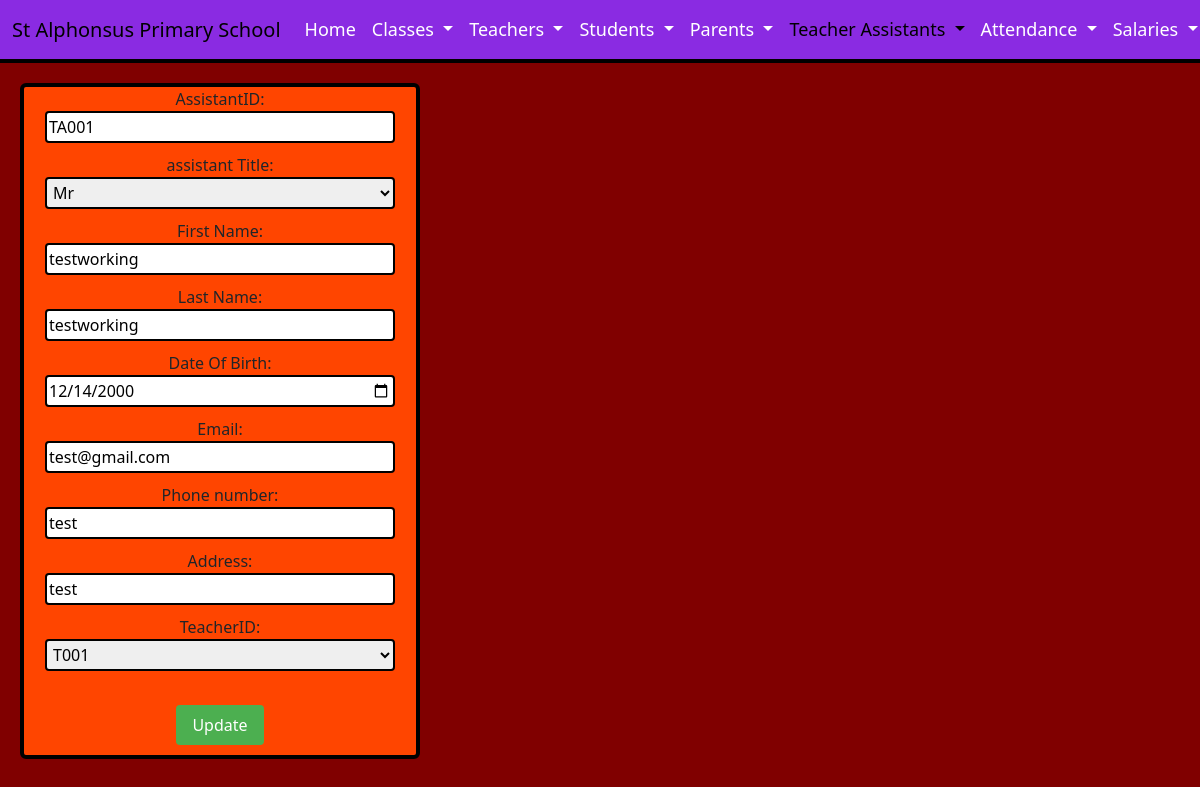
The app's page /DigitalWebsite/EditTeacherAssistantUpdate.php?id=TA001 with its own data.
### tables this page shows
CREATE TABLE `teacherassistants` (
  `assistantID` varchar(50) NOT NULL,
  `assistantTitle` varchar(50) DEFAULT NULL,
  `assistantName` varchar(50) DEFAULT NULL,
  `assistantSurname` varchar(50) DEFAULT NULL,
  `assistantDOB` date DEFAULT NULL,
  `assistantEmail` varchar(100) DEFAULT NULL,
  `assistantPhone` varchar(50) DEFAULT NULL,
  `assistantAddress` varchar(100) DEFAULT NULL,
  `teacherID` varchar(50) DEFAULT NULL,
  `assistantSalary` varchar(50) DEFAULT NULL
);

### DigitalWebsite/EditTeacherAssistantUpdate.php (the view, shortened to what this page needs)
<!DOCTYPE html>
 <html lang="en">
    <head>
      <link href="https://cdn.jsdelivr.net/npm/bootstrap@5.3.2/dist/css/bootstrap.min.css" rel="stylesheet">
    </head>
    <body>
      <nav class="navbar navbar-expand-lg bg-maroon">
        <div class="container-fluid">
          <a class="navbar-brand" href="index.html">St Alphonsus Primary School</a>
          <div class="collapse navbar-collapse" id="navbarNavDropdown">
            <ul class="navbar-nav">
              <li class="nav-item">
                <a class="nav-link" href="index.html">Home</a>
              </li>
              <li class="nav-item dropdown">
                <a class="nav-link dropdown-toggle" href="#" role="button" data-bs-toggle="dropdown" aria-expanded="false">
                  Classes
                </a>
              </li>
              <li class="nav-item dropdown">
                <a class="nav-link dropdown-toggle" href="#" role="button" data-bs-toggle="dropdown" aria-expanded="false">
                  Teachers
                </a>
              </li>
              <li class="nav-item dropdown">
                <a class="nav-link dropdown-toggle" href="#" role="button" data-bs-toggle="dropdown" aria-expanded="false">
                  Students
                </a>
              </li>
              <li class="nav-item dropdown">
                <a class="nav-link dropdown-toggle" href="#" role="button" data-bs-toggle="dropdown" aria-expanded="false">
                  Parents
                </a>
              </li>
              <li class="nav-item dropdown">
                <a class="nav-link dropdown-toggle active" href="#" role="button" data-bs-toggle="dropdown" aria-expanded="false">
                  Teacher Assistants
                </a>
              </li>
              <li class="nav-item dropdown">
                <a class="nav-link dropdown-toggle" href="#" role="button" data-bs-toggle="dropdown" aria-expanded="false">
                  Attendance
                </a>
              </li>
              <li class="nav-item dropdown">
                <a class="nav-link dropdown-toggle" href="#" role="button" data-bs-toggle="dropdown" aria-expanded="false">
                  Salaries
                </a>
              </li>
            </ul>
          </div>
        </div>
      </nav>
      <?php
        $assistantID = $_GET['id'];
        $servername = "127.0.0.1";
        $username = "root";
        $password = "";
        $database = "school";
        $conn = new mysqli($servername, $username, $password, $database);
        $sql = "SELECT * FROM teacherassistants WHERE assistantID = '$assistantID'";
        $result = $conn->query($sql);
        if ($result->num_rows > 0) {
          $row = $result->fetch_assoc();
      ?>
      <form action="EditTeacherAssistantUpdateSubmit.php" method="POST">
          AssistantID: <input type="text" id="assistantID" name="assistantID" value="<?php echo $row['assistantID']; ?>" readonly><br>
          assistant Title:
          <select id="assistantTitle" name="assistantTitle">
          <option value="Mr" <?php if($row['assistantTitle'] == "Mr") echo "selected"; ?>>Mr</option>
          </select><br>
          First Name: <input type="text" id="assistantName" name="assistantName" placeholder="e.g. John" pattern="[A-Za-z]+" title="Please enter a valid First name (no numbers)" value="<?php echo $row['assistantName']; ?>" required><br>
          Last Name: <input type="text" id="assistantSurname" name="assistantSurname" placeholder="e.g. Smith" pattern="[A-Za-z]+" title="Please enter a valid Surname (no numbers)" value="<?php echo $row['assistantSurname']; ?>" required><br>
          Date Of Birth: <input type="date" id="assistantDOB" name="assistantDOB" value="<?php echo $row['assistantDOB']; ?>" required><br>
          Email: <input type="email" id="assistantEmail" name="assistantEmail" placeholder="e.g. example@outlook.com" value="<?php echo $row['assistantEmail']; ?>" required><br>
          Phone number: <input type="tel" id="assistantPhone" name="assistantPhone" placeholder="e.g. 07826482714" value="<?php echo $row['assistantPhone']; ?>" required><br>
          Address: <input type="text" id="assistantAddress" name="assistantAddress" placeholder="House number street, city, country, postcode" value="<?php echo $row['assistantAddress']; ?>" required><br>
          TeacherID:
          <select id="teacherID" name="teacherID">
          <option value="T001" <?php if($row['teacherID'] == "T001") echo "selected"; ?>>T001</option>
          </select><br><br>
          <input type="submit" value="Update">
      </form>
      <?php
        } else {
          echo "No record found.";
        }
      ?>
    </body>
</html>

### DigitalWebsite/EditTeacherAssistantUpdate.php (style rules this page uses)
body { margin: 0; padding: 0; background-color: maroon; }
.navbar { background-color: blueviolet; border-bottom: 4px solid black; }
.navbar-nav .nav-link { font-size: 18px; color: white; }
form { width: 400px; margin-top: 20px; margin-left: 20px; background-color: orangered; justify-content: center; text-align: center; border: solid 4px black; border-radius: 6px; }
select { border: 2px solid black; border-radius: 4px; padding: 2px; margin-bottom: 10px; width: 350px; }
input[type="text"], input[type="email"], input[type="tel"], input[type="number"], input[type="date"] { border: 2px solid black; border-radius: 4px; padding: 2px; margin-bottom: 10px; width: 350px; }
input[type="submit"] { padding: 8px 16px; margin-bottom: 10px; background-color: #4CAF50; color: white; border: none; border-radius: 4px; cursor: pointer; }

### records on screen
teacherassistants: assistantID "TA001", assistantTitle "Mr", assistantName "testworking", assistantSurname "testworking", assistantDOB "12/14/2000", assistantEmail "test@gmail.com", assistantPhone "test", assistantAddress "test", teacherID "T001"
